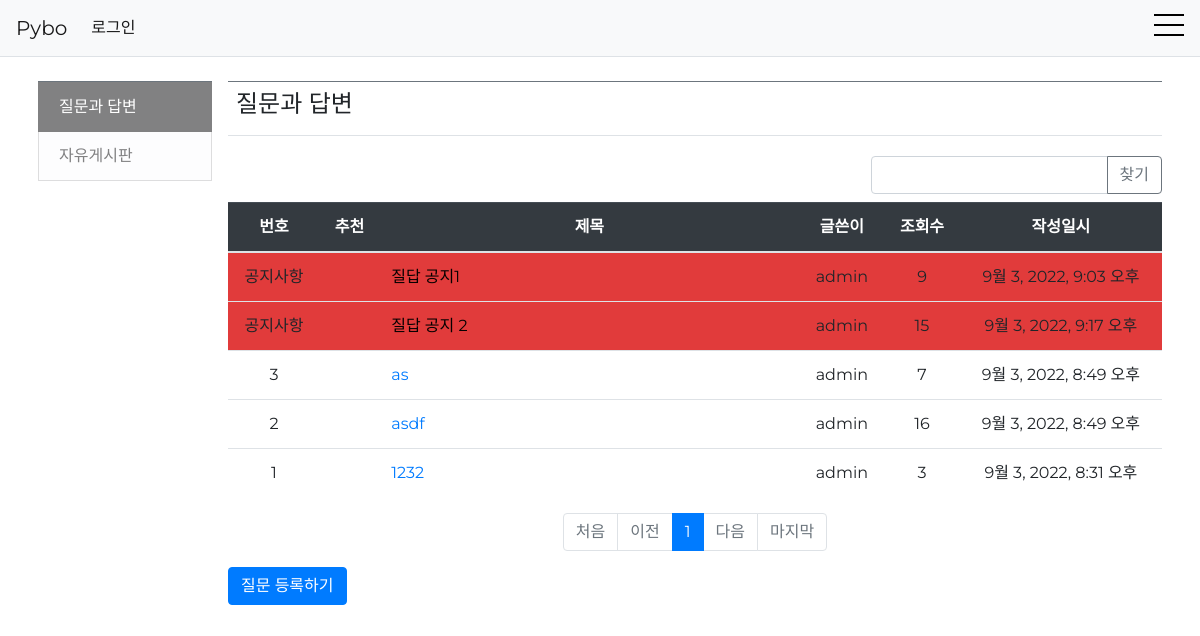
Page /pybo/ on the earlier database version.
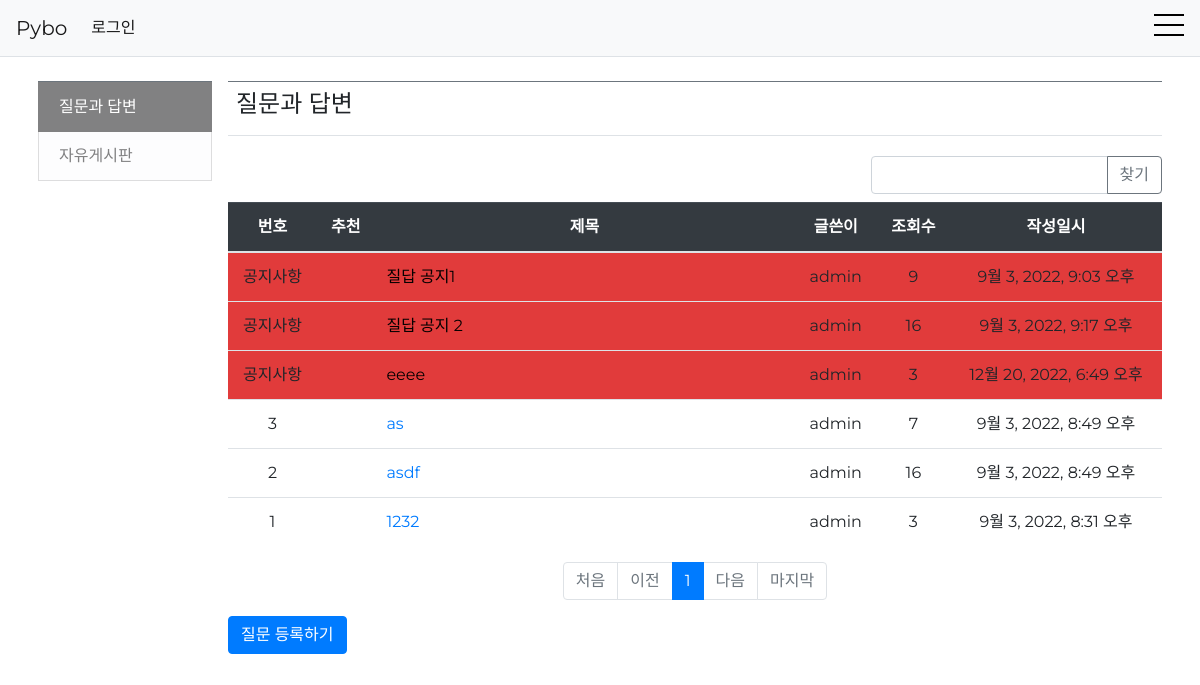
Same page on the later database version.
### pybo/models.py (models this page shows, shortened)
class Category(models.Model):
    name = models.CharField(max_length=20, unique=True)
    description = models.CharField(max_length=200, blank=True)
    has_answer = models.BooleanField(default=True)  # 답변가능 여부
    def get_absolute_url(self):
        return reverse('pybo:index', args=[self.name])

class Question(models.Model):
    author=models.ForeignKey(User, on_delete=models.CASCADE, related_name='author_question')
    subject=models.CharField(max_length=200)
    content=RichTextField(null=True, blank=True)
    create_date=models.DateTimeField()
    modify_date=models.DateTimeField(null=True, blank=True)
    voter = models.ManyToManyField(User, related_name='voter_question')
    view_count = models.PositiveIntegerField(default=0)
    top_fixed = models.BooleanField(verbose_name='상단고정', default=False)
    category = models.ForeignKey(Category, on_delete=models.CASCADE, related_name='category_question')

### pybo/views/base_views.py (the view, shortened to what this page needs)
# urls.py: path('', base_views.index, name='index'),
def index(request, category_name='qna'):
    page=request.GET.get('page', '1')
    kw=request.GET.get('kw', '')
    category_list = Category.objects.all()
    category = get_object_or_404(Category, name=category_name)
    question_list=Question.objects.filter(top_fixed=False).order_by('-create_date')
    question_list=question_list.filter(category=category)
    paginator = Paginator(question_list,10)    #페이지당 10개씩 보여주기
    page_obj=paginator.get_page(page)
    max_page=len(paginator.page_range)
    if kw:
        notice_fixed = None
    else:
        notice_fixed=Question.objects.filter(top_fixed=True).order_by('create_date')
        notice_fixed=notice_fixed.filter(category=category)
    context={'question_list': page_obj, 'page': page, 'kw': kw, 'max_page':max_page, 'notice_fixed':notice_fixed, 'category_list': category_list, 'category': category}
    return render(request, 'pybo/question_list.html', context)

### pybo/templatetags/pybo_filter.py (called while the page is built)
@register.filter
def sub(value, arg):
    return value - arg

### templates/pybo/question_list.html (shortened to what the changed rows need)
{% extends 'base.html' %}
{% load pybo_filter %}
{% block content %}
<div class="container my-3">
    <div class="row">
        <div class="col-sm-12 col-md-3 col-lg-2 p-2">
            <nav id="sidebar" class="border-top border-secondary">
                <div class="list-group">
                    {% for cat in category_list %}
                        {% if cat == category %}
                            <a class="rounded-0 list-group-item list-group-item-action list-group-item-light active"
                            href="{{ cat.get_absolute_url }}">{{ cat.description }}</a>
                        {% else %}
                            <a class="rounded-0 list-group-item list-group-item-action list-group-item-light"
                            href="{{ cat.get_absolute_url }}">{{ cat.description }}</a>
                        {% endif %}
                    {% endfor %}
                </div>
            </nav>
        </div>
        <div class="col-sm-12 col-md-9 col-lg-10 p-2">
            <div id="content" class="border-top border-secondary">
                <div class="content_block">
                    <h4 class="border-bottom pl-2 pb-3 my-2">{{ category.description }}</h4>
                    <div class="row justify-content-between my-1">
                        <div class="container my-1">
                            <table class="table">
                                <thread>
                                <tr class="text-center thead-dark">
                                    <th>번호</th>
                                    <th>추천</th>
                                    <th style="width:45%">제목</th>
                                    <th>글쓴이</th>
                                    <th>조회수</th>
                                    <th>작성일시</th>
                                </tr>
                                </thread>
                                <tbody>
                                    {% if notice_fixed %}
                                    {% if question_list.number == 1 %}
                                    {% for notice in notice_fixed %}
                                    <tr class="text-center" style="background-color: #e13b3b;">
                                        <td>공지사항</td>
                                        <td>
                                        </td>
                                        <td class="text-left">
                                            <a href="{% url 'pybo:detail' notice.id category.name %}" style="color: #060000">
                                                {{ notice.subject }}
                                            </a>
                                        </td>
                                        <td>{{ notice.author.username }}</td>
                                        <td>{{ notice.view_count }}</td>
                                        <td>{{ notice.create_date }}</td>
                                    </tr>
                                    {% endfor %}
                                    {% endif %}
                                    {% endif %}
                                    {% if question_list %}
                                    {% for question in question_list %}
                                    <tr class="text-center">
                                        <td>{{ question_list.paginator.count|sub:question_list.start_index|sub:forloop.counter0|add:1 }}</td>
                                        <td>
                                        </td>
                                        <td class="text-left">
                                            <a href="{% url 'pybo:detail' question.id category.name %}">
                                                {{ question.subject }}
                                            </a>
                                        </td>
                                        <td>{{ question.author.username }}</td>
                                        <td>{{ question.view_count  }}</td>
                                        <td>{{ question.create_date }}</td>
                                    </tr>
                                    {% endfor %}
                                    {% else %}
                                    <tr>
                                        <td colspan="3">질문이 없습니다.</td>
                                    </tr>
                                    {% endif %}
                                </tbody>
                            </table>
                            <ul class="pagination justify-content-center">
                                {% for page_number in question_list.paginator.page_range %}
                                {% if page_number >= question_list.number|add:-5 and page_number <= question_list.number|add:5 %}
                                    {% if page_number == question_list.number %}
                                    <li class="page-item active" aria-current="page">
                                        <a class="page-link" data-page="{{ page_number }}" href="#">
                                            {{ page_number }}
                                        </a>
                                    </li>
                                    {% else %}
                                    <li class="page-item">
                                        <a class="page-link" data-page="{{ page_number }}" href="#">
                                            {{ page_number }}
                                        </a>
                                    </li>
                                    {% endif %}
                                {% endif %}
                                {% endfor %}
                            </ul>
                        </div>
                    </div>
                </div>
            </div>
        </div>
    </div>
</div>
{% endblock %}

Differences in the rows shown:
changed Question "질답 공지 2": view_count "15" → "16"
added Question: subject "eeee", author.username "admin", view_count "3", create_date "12월 20, 2022, 6:49 오후", shown under "질문과 답변"
